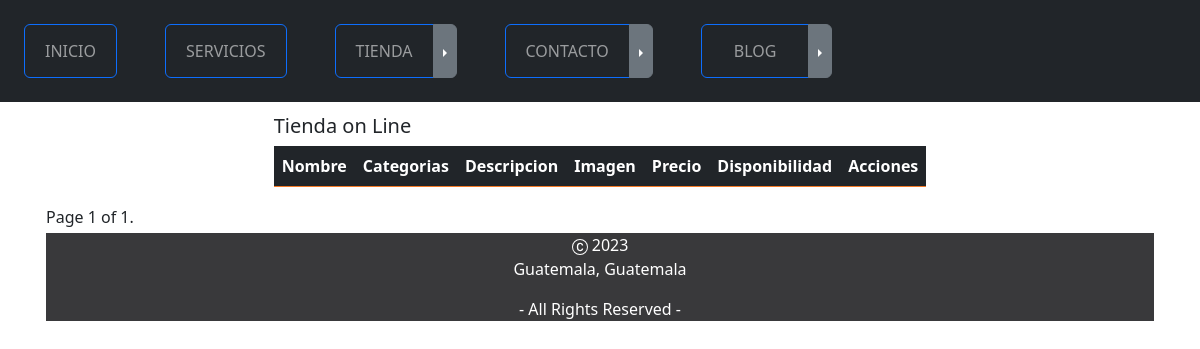
The app's page /tienda/, older data.
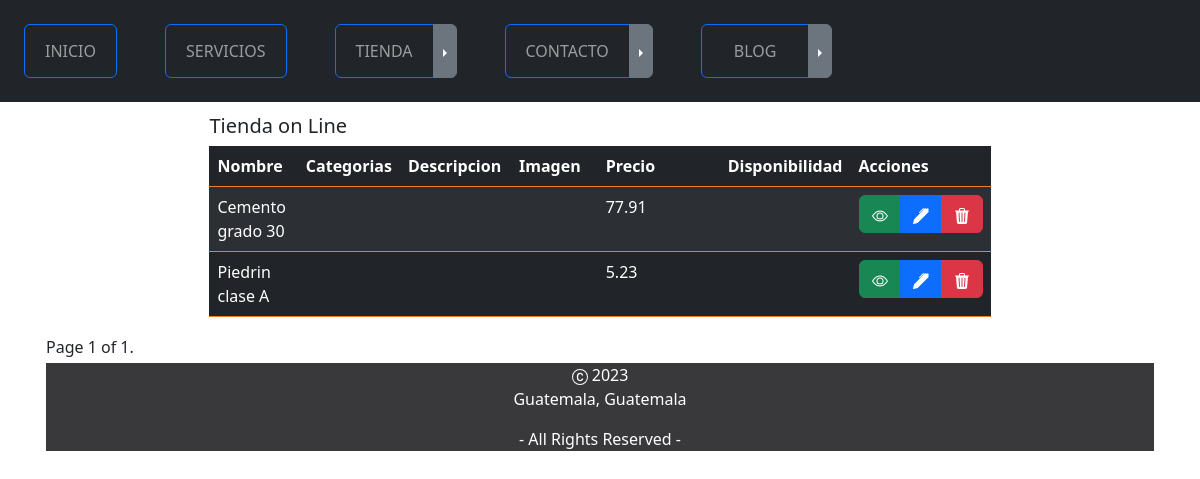
The same page, newer data.
### tienda/models.py (models this page shows, shortened)
class Producto(models.Model):
    nombre = models.CharField(max_length=50)
    categorias = models.ForeignKey(CategoriaProducto,on_delete=models.CASCADE)
    descripcion = models.CharField(max_length=50)
    imagen = models.ImageField(upload_to="tienda", null=True, blank=True)
    precio = models.FloatField()
    disponibilidad = models.BooleanField(default=True)
    created = models.DateTimeField(auto_now_add=True)
    updated = models.DateTimeField(auto_now=True)
    class Meta:
        verbose_name = 'producto'
        verbose_name_plural = 'productos'
        db_table = 'demo_producto'

### tienda/views.py (the view)
# urls.py: path('', TiendaList.as_view(template_name="tienda.html"), name='tiendaleer'),
class TiendaList(ListView):
    paginate_by=5
    model = Producto

### tienda/templates/tienda.html (shortened to what this page needs)
{% extends "master.html" %}
{% load static %}
{% load bootstrap_icons %}
{% block content %}
    <div class="container mt-2 w-100">
        <div class="d-flex align-items-center justify-content-center">
            <div class="table-responsive">
                <div class="container">
                    <h5>Tienda on Line</h5>
                    <table class="table table-striped table-hover table-dark border-color-custom1">
                        <thead class="thead-dark">
                            <tr>
                                <th scope="col" width="13%">Nombre</th>
                                <th scope="col" width="13%">Categorias</th>
                                <th scope="col" width="15%">Descripcion</th>
                                <th scope="col" width="15%">Imagen</th>
                                <th scope="col" width="40%">Precio</th>
                                <th scope="col" width="40%">Disponibilidad</th>
                                <th>Acciones</th>
                            </tr>
                        </thead>
                        <tbody class="border-color-custom1">
                            {% for producto in object_list  %}
                                <tr>
                                    <td>{{ producto.nombre }}</td>
                                    <td>{{ producto.categorias.all|join:", " }}</td>
                                    <td>{{ producto.contenido }}</td>
                                    <td>
                                    </td>
                                    <td>{{ producto.precio }}</td>
                                    <td>{{ producto.disponible }}</td>
                                    <td>
                                        <form method="post" action="{% url 'eliminarContacto' producto.id %}">
                                            <div class="btn-group">
                                                <a href="{% url 'detalleContacto' producto.id %}"
                                                   title="Ver"
                                                   type="button"
                                                   class="btn btn-success">
                                                </a>
                                                <a href="{% url 'editarContacto' producto.id %}"
                                                   title="Editar"
                                                   type="button"
                                                   class="btn btn-primary">
                                                </a>
                                                <button class="btn btn-danger" onclick="return eliminar();" type="submit">
                                                </button>
                                            </div>
                                        </form>
                                    </td>
                                </tr>
                            {% endfor %}
                        </tbody>
                    </table>
                </div>
            </div>
        </div>
        <div class="pagination">
            <span class="step-links">
                <span class="current">Page {{ page_obj.number }} of {{ page_obj.paginator.num_pages }}.</span>
            </span>
        </div>
    </div>
{% endblock %}

Row changes from the older to the newer data that the page shows:
added Producto: nombre "Cemento grado 30", precio "77.91"
added Producto: nombre "Piedrin clase A", precio "5.23"
